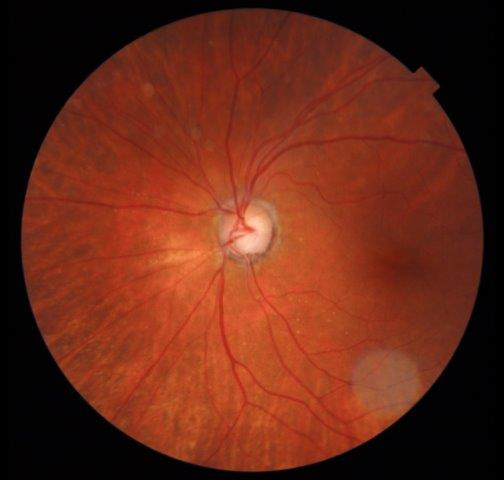
#> input picture assets/(100).jpg, 504 x 480 px
$ python -i nerveTrack.py   (imports and definitions only)
#> lines starting #> are read from the running program, lines starting #| are printed output that depends on the picture; after the words box and inside, x2 and y2 are one past the last pixel; in counts of white or black regions, pixels touching at a corner belong together
#> further down, picture is the input picture: shape (480, 504, 3); mean B, G, R 23.4, 41, 104.4
### src/centerCrop.py


def center_crop(img,dim):

    width, height = img.shape[1], img.shape[0]
#> width = 504; height = 480

	# process crop width and height for max available dimension
    crop_width = dim[0] if dim[0]<img.shape[1] else img.shape[1]
#> crop_width = 200
    crop_height = dim[1] if dim[1]<img.shape[0] else img.shape[0]
#> crop_height = 200
    mid_x, mid_y = int(width/2), int(height/2)
#> mid_x = 252; mid_y = 240
    cw2, ch2 = int(crop_width/2), int(crop_height/2)
#> cw2 = 100; ch2 = 100
    crop_img = img[mid_y-ch2:mid_y+ch2, mid_x-cw2:mid_x+cw2]
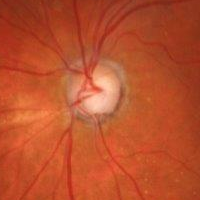
#> crop_img: shape (200, 200, 3); mean B, G, R 44, 79.8, 185.1
    return crop_img

### src/colourScaleImage.py
import displayImage
import cv2

# [11 lines left out: functions red_scale_image, green_scale_image, not called in this run]

def greyscale(image):
    grey_img = cv2.cvtColor(image, cv2.COLOR_BGR2GRAY)
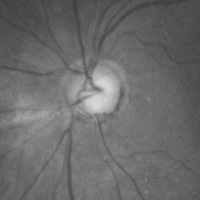
#> grey_img: shape (200, 200); min 61, max 217, mean 107.2
    return grey_img

### src/displayImage.py
import cv2

def display_image(image):
    cv2.imshow('image',image)
    cv2.waitKey(0)
    cv2.destroyAllWindows()

### src/nerveTrack.py
import cv2
import centerCrop as crop
import colourScaleImage as colour
import math
import displayImage

def nerve_track(th2):
    l = th2.shape[0]
    w = th2.shape[1]
    i = 0
    j = 0
    x=[]
    nerve = []
    for i in range(4):
        th2 = cv2.rotate(th2, cv2.cv2.ROTATE_90_CLOCKWISE)
        while(i<l/2):
            j = 0
            while(j<w/2):
                if th2[i][j] == 255:
                    if [i,j] in nerve:
                        x.append([i,j])
                        break
                    i += 1
                    nerve.append([i,j])
                j+=1
            i+=1
    #print(x)
    return x

def nerve(image):
    dim = [200,200]
    #dim.append(image.shape[0] - 75)
    #dim.append(image.shape[1] - 75)
    cropped_img = crop.center_crop(image,dim)
    gray = colour.greyscale(cropped_img)
    displayImage.display_image(gray)
    gray = cv2.medianBlur(gray,5)
    th2 = cv2.adaptiveThreshold(gray,255,cv2.ADAPTIVE_THRESH_MEAN_C,cv2.THRESH_BINARY_INV,11,4)
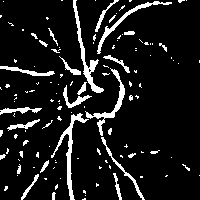
#> th2: shape (200, 200); 10.1% white; 126 white regions (98 under 20 px), largest, box (x1, y1, x2, y2) and area: (51, 113, 89, 200) 495, (73, 0, 104, 93) 479, (85, 68, 125, 136) 405
    displayImage.display_image(th2)
    (minVal, maxVal, minLoc, maxLoc) = cv2.minMaxLoc(th2)
#> minVal = 0; maxVal = 255; minLoc = (0, 0); maxLoc = (61, 0)
    print(maxVal)
#| 255.0
    common_points = nerve_track(th2)
#> the loop in nerve_track, `for i in range(4):` made 4 passes
#> pass 1, in nerve_track, `th2 = cv2.rotate(th2, cv2.cv2.ROTATE_90_CLOCKWISE)`:
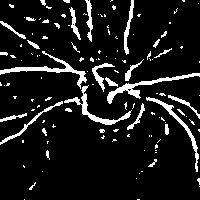
#> th2: shape (200, 200); 10.1% white; 126 white regions (98 under 20 px), largest, box (x1, y1, x2, y2) and area: (0, 51, 87, 89) 495, (107, 73, 200, 104) 479, (64, 85, 132, 125) 405
#> pass 2, in nerve_track, `th2 = cv2.rotate(th2, cv2.cv2.ROTATE_90_CLOCKWISE)`:
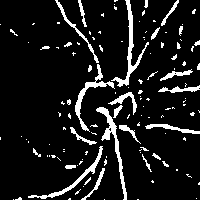
#> th2: shape (200, 200); 10.1% white; 126 white regions (98 under 20 px), largest, box (x1, y1, x2, y2) and area: (111, 0, 149, 87) 495, (96, 107, 127, 200) 479, (75, 64, 115, 132) 405
#> pass 3, in nerve_track, `th2 = cv2.rotate(th2, cv2.cv2.ROTATE_90_CLOCKWISE)`:
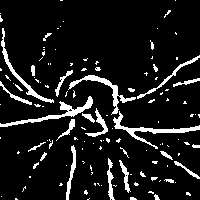
#> th2: shape (200, 200); 10.1% white; 126 white regions (98 under 20 px), largest, box (x1, y1, x2, y2) and area: (113, 111, 200, 149) 495, (0, 96, 93, 127) 479, (68, 75, 136, 115) 405
#> after the loop in nerve_track, `for i in range(4):`: nerve = 372 pairs, first value 1 to 123, second value 0 to 99; x = [[42, 28], [89, 82], [59, 97], [74, 76]]
#> common_points = [[42, 28], [89, 82], [59, 97], [74, 76]]
    width, height = th2.shape[1], th2.shape[0]
#> width = 200; height = 200
    mid_x, mid_y = int(width/2), int(height/2)
#> mid_x = 100; mid_y = 100
    i=0
    len_arr = []
    for i in range(0,len(common_points)):
        length = math.sqrt((common_points[i][0]-mid_x)**2+(common_points[i][1]-mid_y)**2)
        len_arr.append(length)
        i=i+1
#> this loop made 4 passes
#> length on passes 1 to 4: 92.46, 21.1, 41.11, 35.38
#> after the loop, len_arr = [92.46, 21.1, 41.11, 35.38]
    if(len(len_arr)!=0):
        min_value = min(len_arr)
#> min_value = 21.1
        min_index = len_arr.index(min_value)
#> min_index = 1
        nerve_center = common_points[min_index]
#> nerve_center = [89, 82]
        return nerve_center

>>> import cv2
>>> picture = cv2.imread('../assets/(100).jpg')
>>> result = nerve(picture)
#> result = [89, 82]

$ run again, on assets/(101).jpg
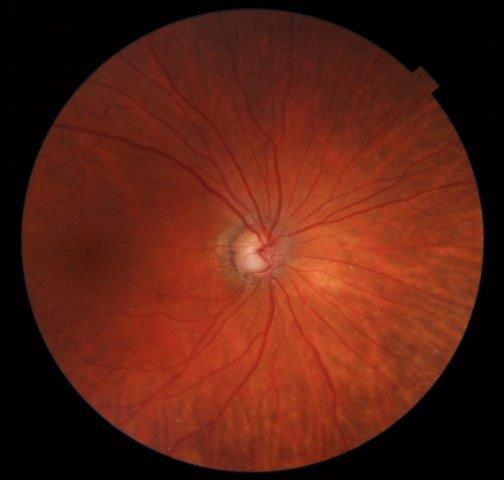
#> input picture assets/(101).jpg, 504 x 480 px
#> picture is the input picture: shape (480, 504, 3); mean B, G, R 19.6, 33.5, 91.9
#> in nerve, `th2 = cv2.adaptiveThreshold(gray,255,cv2.ADAPTIVE_THRESH_MEAN_C,cv2.TH..`:
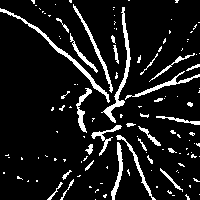
#> th2: shape (200, 200); 10.2% white; 126 white regions (95 under 20 px), largest, box (x1, y1, x2, y2) and area: (0, 8, 110, 103) 510, (101, 7, 131, 123) 502, (73, 4, 113, 93) 297
#> minVal = 0; maxVal = 255; minLoc = (0, 0); maxLoc = (31, 0)
#| 255.0
#> the loop in nerve_track, `for i in range(4):` made 4 passes
#> pass 3, in nerve_track, `th2 = cv2.rotate(th2, cv2.cv2.ROTATE_90_CLOCKWISE)`:
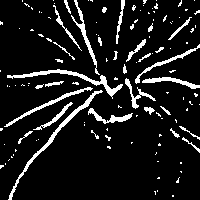
#> th2: shape (200, 200); 10.2% white; 126 white regions (95 under 20 px), largest, box (x1, y1, x2, y2) and area: (8, 90, 103, 200) 510, (7, 69, 123, 99) 502, (4, 87, 93, 127) 297
#> after the loop in nerve_track, `for i in range(4):`: nerve = 356 pairs, first value 2 to 113, second value 0 to 99; x = [[80, 86], [95, 62], [91, 87]]
#> the loop in nerve, `for i in range(0,len(common_points)):` made 3 passes
#> length on passes 1 to 3: 24.41, 38.33, 15.81
#> after the loop in nerve, `for i in range(0,len(common_points)):`: len_arr = [24.41, 38.33, 15.81]
#> min_value = 15.81
#> min_index = 2
#> nerve_center = [91, 87]
